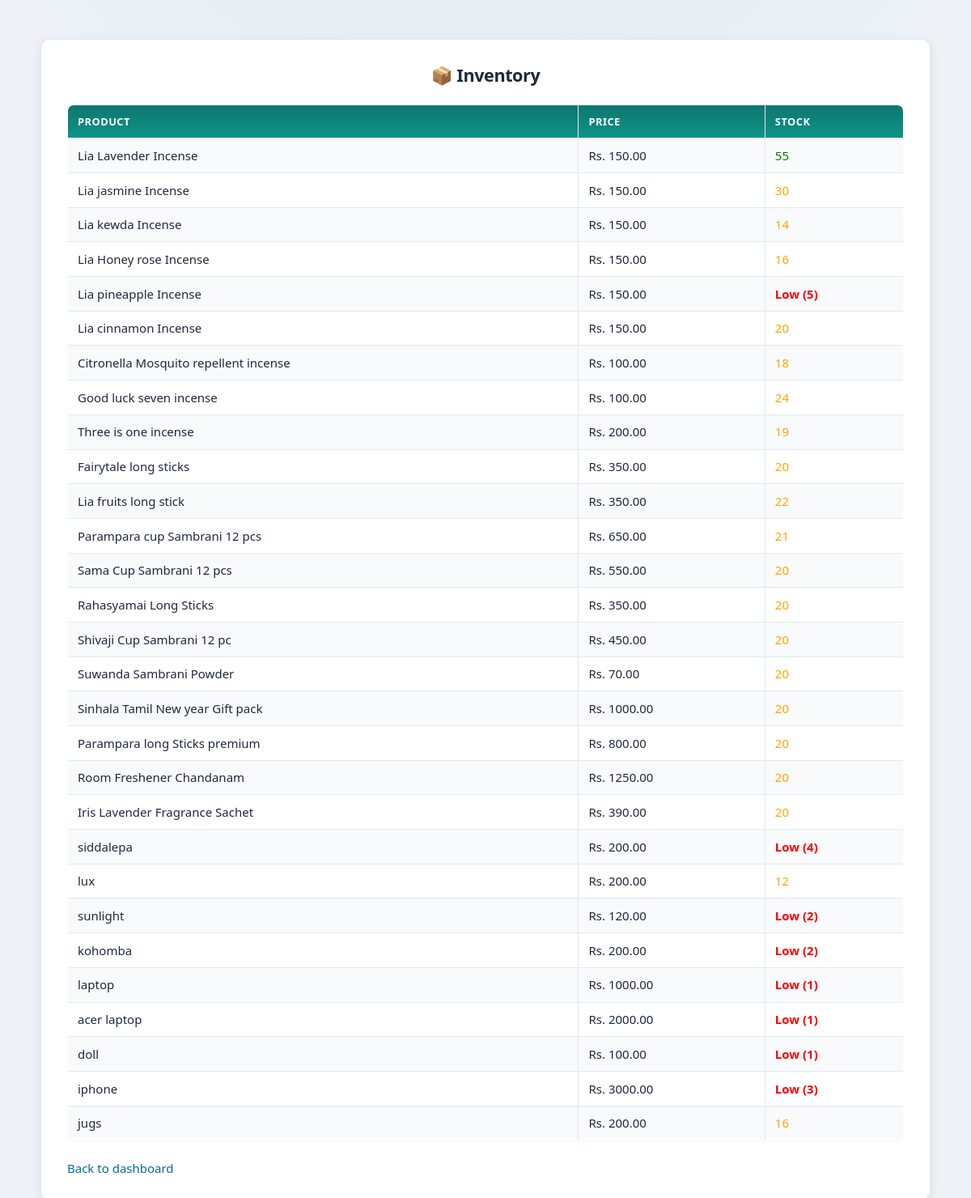
The app's page /inventory.php (signed in) with its own data.
### tables this page shows
CREATE TABLE IF NOT EXISTS `product` (
  `product_id` int NOT NULL AUTO_INCREMENT,
  `product_name` varchar(100) NOT NULL,
  `unit_price` decimal(10,2) NOT NULL,
  `category_id` int NOT NULL,
  `stock` int DEFAULT '0',
  `status` varchar(20) DEFAULT 'active',
  PRIMARY KEY (`product_id`),
  UNIQUE KEY `product_name` (`product_name`),
  KEY `category_id` (`category_id`)
);

### includes/roles.php (called while the page is built, shortened)
<?php
function normalize_user_role($role)
{
    $r = strtolower(trim(preg_replace('/\s+/', '_', (string) $role)));
    return $r;
}
function role_dashboard_path($role)
{
    $role = normalize_user_role($role);
    switch ($role) {
        case 'admin':
            return 'admin/dashboard.php';
    }
}

### inventory.php (the view, shortened to what this page needs)
<?php
include 'includes/config.php';
$result = mysqli_query($conn, "SELECT * FROM product");
?>
<!DOCTYPE html>
<html>
<head>
    <link rel="stylesheet" href="style.css">
</head>
<body>
<div class="login-box">
<h2>📦 Inventory</h2>
<table border="1" width="100%" cellpadding="10">
<tr>
    <th>Product</th>
    <th>Price</th>
    <th>Stock</th>
</tr>
<?php while($row = mysqli_fetch_assoc($result)){ ?>
<tr>
    <td><?= $row['product_name']; ?></td>
    <td>Rs. <?= $row['unit_price']; ?></td>
    <td>
        <?php
             $stock = $row['stock'] ?? 0;
            if($stock <= 10){
              echo "<span style='color:red; font-weight:bold;'>Low ($stock)</span>";
}
              elseif($stock <= 30){
               echo "<span style='color:orange;'>$stock</span>";
}
            else{
                 echo "<span style='color:green;'>$stock</span>";
}
?>
    </td>
</tr>
<?php } ?>
</table>
<br>
<a href="<?php echo htmlspecialchars(APP_BASE . '/' . role_dashboard_path($_SESSION['role'])); ?>">Back to dashboard</a>
</div>
</body>
</html>

### style.css (style rules this page uses)
:root { --color-bg: #eef2f7; --color-bg-elevated: #ffffff; --color-text: #1e293b; --color-text-muted: #64748b; --color-primary: #0f766e; --color-primary-hover: #0d9488; --color-primary-soft: rgba(15, 118, 110, 0.12); --color-accent: #0369a1; --color-border: #e2e8f0; --color-success: #15803d; --color-danger: #b91c1c; --color-warning-bg: #fff7ed; --shadow-sm: 0 1px 2px rgba(15, 23, 42, 0.06); --shadow-md: 0 4px 14px rgba(15, 23, 42, 0.08); --shadow-lg: 0 12px 40px rgba(15, 23, 42, 0.1); --radius: 12px; --radius-sm: 8px; --font: system-ui, -apple-system, "Segoe UI", Roboto, "Helvetica Neue", Arial, sans-serif; --max-content: 1100px; }
*, *::before, *::after { box-sizing: border-box; }
html { -webkit-text-size-adjust: 100%; }
body { margin: 0; min-height: 100vh; padding: 1rem 1.25rem 2rem; font-family: var(--font); font-size: 15px; line-height: 1.5; color: var(--color-text); background: var(--color-bg); background-image: radial-gradient(ellipse 120% 80% at 50% -20%, rgba(15, 118, 110, 0.08), transparent 50%); }
h2 { margin: 0 0 1rem; font-weight: 600; font-size: 1.35rem; letter-spacing: -0.02em; text-align: center; color: var(--color-text); }
a { color: var(--color-accent); text-decoration: none; font-weight: 500; transition: color 0.15s ease; }
.login-box { width: 100%; max-width: var(--max-content); margin: 2rem auto; padding: 1.75rem 2rem; background: var(--color-bg-elevated); border-radius: var(--radius); box-shadow: var(--shadow-md); border: 1px solid var(--color-border); }
.login-box h2 { text-align: center; margin-bottom: 1.25rem; }
table { width: 100%; border-collapse: collapse; background: var(--color-bg-elevated); border-radius: var(--radius-sm); overflow: hidden; box-shadow: var(--shadow-sm); border: 1px solid var(--color-border); }
th { background: linear-gradient(180deg, #0f766e 0%, #0d9488 100%); color: #fff; padding: 0.65rem 0.75rem; text-align: left; font-size: 0.8rem; font-weight: 600; text-transform: uppercase; letter-spacing: 0.04em; }
td { padding: 0.6rem 0.75rem; border-bottom: 1px solid var(--color-border); text-align: left; }
tr:nth-child(even) { background: #f8fafc; }
tr:last-child td { border-bottom: none; }

### records on screen
product: product_name "Lia Lavender Incense", unit_price "150.00", stock "55"
product: product_name "Lia jasmine Incense", unit_price "150.00", stock "30"
product: product_name "Lia kewda Incense", unit_price "150.00", stock "14"
product: product_name "Lia Honey rose Incense", unit_price "150.00", stock "16"
product: product_name "Lia pineapple Incense", unit_price "150.00", stock "5"
product: product_name "Lia cinnamon Incense", unit_price "150.00", stock "20"
product: product_name "Citronella Mosquito repellent incense", unit_price "100.00", stock "18"
product: product_name "Good luck seven incense", unit_price "100.00", stock "24"
product: product_name "Three is one incense", unit_price "200.00", stock "19"
product: product_name "Fairytale long sticks", unit_price "350.00", stock "20"
product: product_name "Lia fruits long stick", unit_price "350.00", stock "22"
product: product_name "Parampara cup Sambrani 12 pcs", unit_price "650.00", stock "21"
product: product_name "Sama Cup Sambrani 12 pcs", unit_price "550.00", stock "20"
product: product_name "Rahasyamai Long Sticks", unit_price "350.00", stock "20"
product: product_name "Shivaji Cup Sambrani 12 pc", unit_price "450.00", stock "20"
product: product_name "Suwanda Sambrani Powder", unit_price "70.00", stock "20"
product: product_name "Sinhala Tamil New year Gift pack", unit_price "1000.00", stock "20"
product: product_name "Parampara long Sticks premium", unit_price "800.00", stock "20"
product: product_name "Room Freshener Chandanam", unit_price "1250.00", stock "20"
product: product_name "Iris Lavender Fragrance Sachet", unit_price "390.00", stock "20"
product: product_name "siddalepa", unit_price "200.00", stock "4"
product: product_name "lux", unit_price "200.00", stock "12"
product: product_name "sunlight", unit_price "120.00", stock "2"
product: product_name "kohomba", unit_price "200.00", stock "2"
product: product_name "laptop", unit_price "1000.00", stock "1"
product: product_name "acer laptop", unit_price "2000.00", stock "1"
product: product_name "doll", unit_price "100.00", stock "1"
product: product_name "iphone", unit_price "3000.00", stock "3"
product: product_name "jugs", unit_price "200.00", stock "16"
